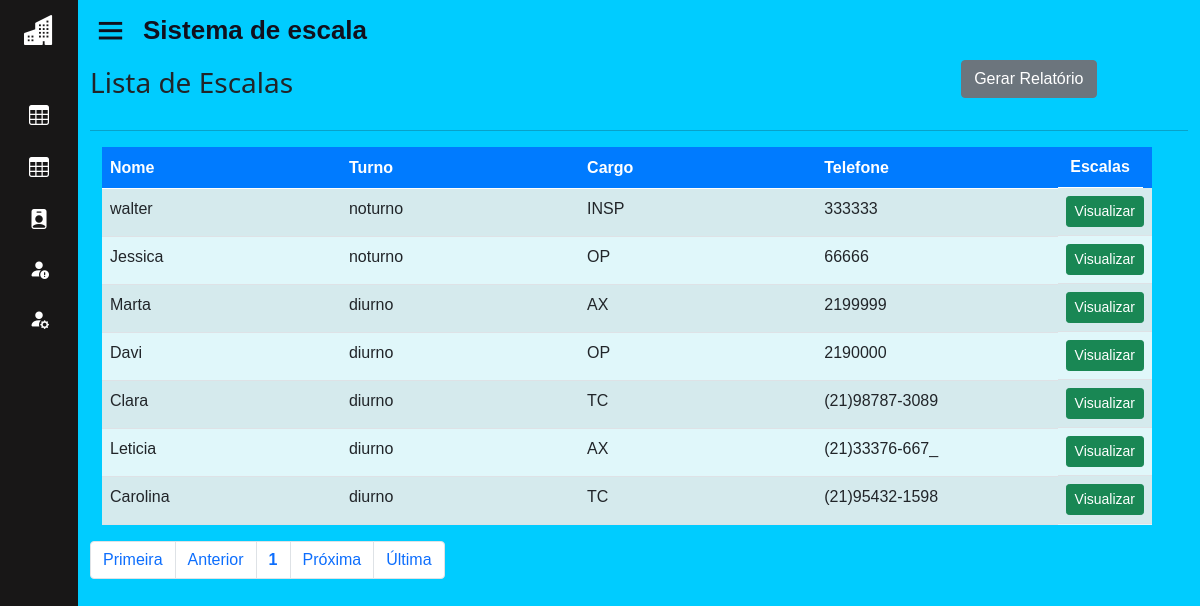
The page /home.php?page=escala (signed in) on the database as committed earlier.
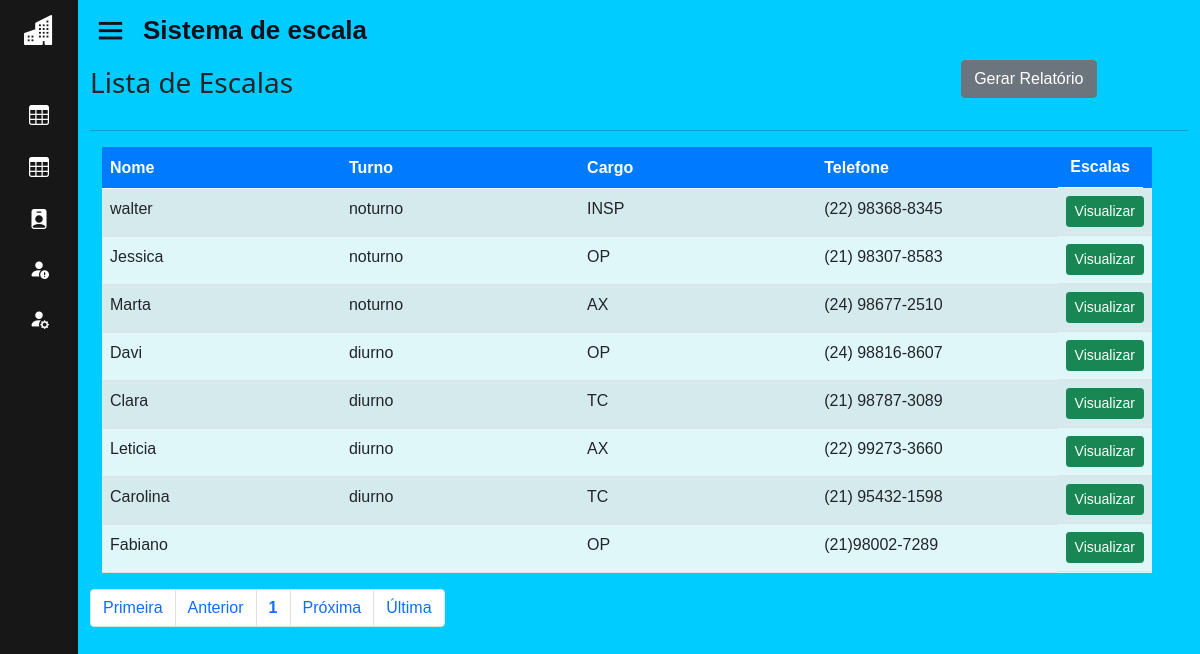
The same page on the database as committed later.
### tables this page shows
CREATE TABLE IF NOT EXISTS `endereco` (
  `id_end` int(11) NOT NULL AUTO_INCREMENT,
  `rua_end` varchar(50) DEFAULT NULL,
  `compl_end` varchar(50) DEFAULT NULL,
  `cep_end` varchar(50) DEFAULT NULL,
  `bairro_end` varchar(50) DEFAULT NULL,
  `cidade_end` varchar(50) DEFAULT NULL,
  `estado_end` varchar(50) DEFAULT NULL,
  `id_func` int(11) DEFAULT NULL,
  PRIMARY KEY (`id_end`) USING BTREE,
  KEY `endereco_ibfk_1` (`id_func`) USING BTREE,
  CONSTRAINT `endereco_ibfk_1` FOREIGN KEY (`id_func`) REFERENCES `funcionario` (`id_func`) ON DELETE CASCADE ON UPDATE CASCADE
);

CREATE TABLE IF NOT EXISTS `funcionario` (
  `id_func` int(11) NOT NULL AUTO_INCREMENT,
  `nome_func` varchar(50) NOT NULL,
  `cargo_func` varchar(50) DEFAULT NULL,
  `turno` varchar(50) DEFAULT NULL,
  `telefone_func` varchar(50) NOT NULL,
  `sexo_func` varchar(50) NOT NULL,
  `email_func` varchar(50) NOT NULL,
  `id_st` int(11) DEFAULT NULL,
  PRIMARY KEY (`id_func`) USING BTREE,
  KEY `FK_funcionario_setor` (`id_st`),
  CONSTRAINT `FK_funcionario_setor` FOREIGN KEY (`id_st`) REFERENCES `setor` (`id_st`) ON DELETE CASCADE ON UPDATE CASCADE
);

### sis/escalas/escala.php (the view, shortened to what this page needs)
<div id="list" class="container-fluid">
    <div class="table-responsive col-md-12">
        <div class="d-flex justify-content-between align-items-center col-md-11">
            <h3>Lista de Escalas</h3>
            <a href="./relatorio/par_sup_adm.php" target="_blank" class="btn btn-secondary mb-3">Gerar Relatório</a>
        </div>
        <hr>
        <?php
        $con = mysqli_connect('localhost', 'root', '', 'sisescala');
        $quantidade = 10;
        $pagina = (isset($_GET['pagina'])) ? (int)$_GET['pagina'] : 1;
        $inicio = ($quantidade * $pagina) - $quantidade;
        $data = mysqli_query($con, "SELECT * FROM funcionario INNER JOIN endereco ON funcionario.id_func = endereco.id_func limit $inicio, $quantidade; ");
        if ($data && mysqli_num_rows($data) > 0) {
            echo '<div class="container">';
            echo '<div class="row">';
            echo '<div class="col-md-12">';
            echo '<table class="table table-striped" style="background-color: #e0f7fa;">';
            echo '<thead style="background-color: #007bff; color: white;">';
            echo '<tr>';
            echo '<th style="width: 25%;"><strong>Nome</strong></th>';
            echo '<th style="width: 25%;"><strong>Turno</strong></th>';
            echo '<th style="width: 25%;"><strong>Cargo</strong></th>';
            echo '<th style="width: 25%;"><strong>Telefone</strong></th>';
            echo '<th class="actions d-flex justify-content-center" style="width: 90%;"><strong>Escalas</strong></th>';
            echo '</tr>';
            echo '</thead><tbody>';
            while ($info = mysqli_fetch_array($data)) {
                echo '<tr>';
                echo '<td>' . $info['nome_func'] . '</td>';
                echo '<td>' . $info['turno'] . '</td>';
                echo '<td>' . $info['cargo_func'] . '</td>';
                echo '<td>' . $info['telefone_func'] . '</td>';
                echo '<td class="actions btn-group-sm d-flex justify-content-center">';
                echo '<a class="btn btn-success btn-xs" href="?page=view_escala&id_func=' . $info['id_func'] . '">Visualizar</a>';
                echo '</td>';
                echo '</tr>';
            }
            echo '</tbody>';
            echo '</table>';
            echo '</div>';
            echo '</div>';
            echo '</div>';
        } else {
            echo '<div class="alert alert-warning">Nenhum funcionário encontrado.</div>';
        }
        ?>
    </div>
    <div id="bottom" class="row">
        <div class="col-md-12">
            <?php
            $sqlTotal         = "select id_func from funcionario;";
            $qrTotal          = mysqli_query($con, $sqlTotal);
            $numTotal         = mysqli_num_rows($qrTotal);
            $totalpagina = (ceil($numTotal / $quantidade) <= 0) ? 1 : ceil($numTotal / $quantidade);
            $anterior = (($pagina - 1) <= 0) ? 1 : $pagina - 1;
            $posterior = (($pagina + 1) >= $totalpagina) ? $totalpagina : $pagina + 1;
            echo "<ul class='pagination'>";
            echo "<li class='page-item'><a class='page-link' href='?page=escala&pagina=1'> Primeira</a></li> ";
            echo "<li class='page-item'><a class='page-link' href=\"?page=escala&pagina=$anterior\"> Anterior</a></li> ";
            echo "<li class='page-item'><a class='page-link' href='?page=escala&pagina=" . $pagina . "'><strong>" . $pagina . "</strong></a></li> ";
            echo "<li class='page-item'><a class='page-link' href=\"?page=escala&pagina=$posterior\"> Pr&oacute;xima</a></li> ";
            echo "<li class='page-item'><a class='page-link' href=\"?page=escala&pagina=$totalpagina\"> &Uacute;ltima</a></li></ul>";
            ?>
        </div>
    </div>
</div>

Rows that differ between the two databases and show on the page:
changed through a linked row, endereco "walter": id_func.telefone_func "333333" → "(22) 98368-8345"
changed through a linked row, endereco "Jessica": id_func.telefone_func "66666" → "(21) 98307-8583"
changed through a linked row, endereco "Marta": id_func.turno "diurno" → "noturno"; id_func.telefone_func "2199999" → "(24) 98677-2510"
changed through a linked row, endereco "Davi": id_func.telefone_func "2190000" → "(24) 98816-8607"
changed through a linked row, endereco "Clara": id_func.telefone_func "(21)98787-3089" → "(21) 98787-3089"
changed through a linked row, endereco "Leticia": id_func.telefone_func "(21)33376-667_" → "(22) 99273-3660"
changed through a linked row, endereco "Carolina": id_func.telefone_func "(21)95432-1598" → "(21) 95432-1598"
added endereco: id_func.nome_func "Fabiano", id_func.cargo_func "OP", id_func.telefone_func "(21)98002-7289"
